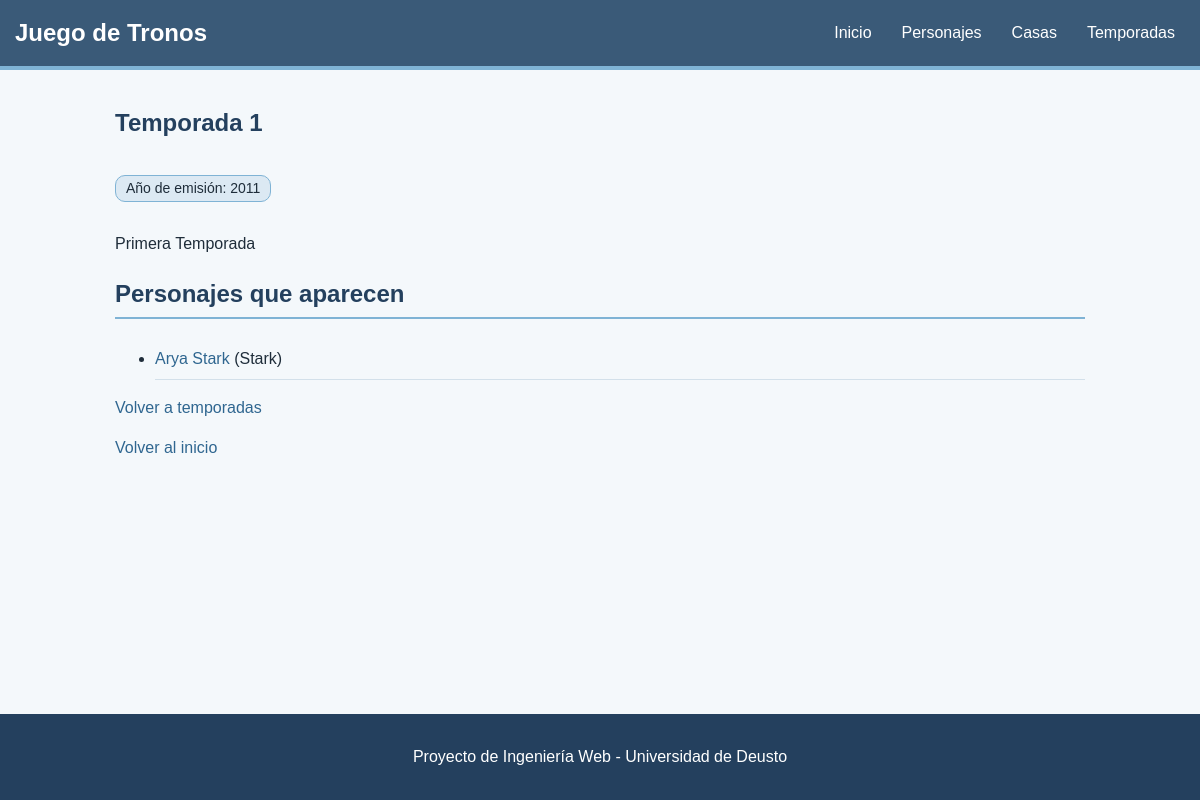
Page /temporadas/1/ on the earlier database version.
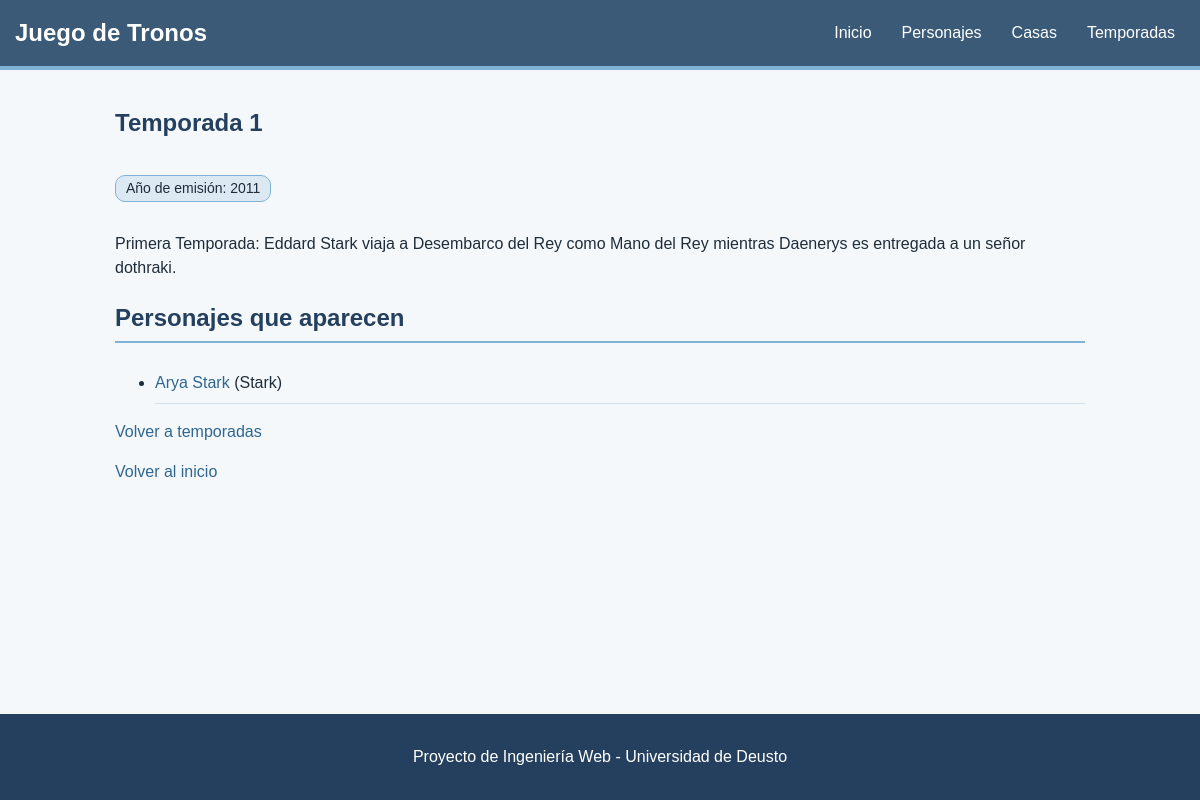
Same page on the later database version.
### poniente/models.py (models this page shows, shortened)
class Temporada(models.Model):
    numero = models.IntegerField()
    anio = models.IntegerField()
    resumen = models.TextField()
    class Meta:
        ordering = ["numero"]

### poniente/views.py (the view)
# urls.py: path('temporadas/<int:pk>/', views.detalle_temporada, name='temporada_detail'),
def detalle_temporada(request, pk):
    temporada = get_object_or_404(Temporada, pk=pk)
    personajes = temporada.personajes.all()
    return render(request, 'temporada_detail.html', {
        'temporada': temporada,
        'personajes': personajes,
    })

### poniente/templates/temporada_detail.html (shortened to what this page needs)
{% extends "seccion.html" %}
{% block content %}
<article>
    <h1>Temporada {{ temporada.numero }}</h1>
    <p class="etiqueta">Año de emisión: {{ temporada.anio }}</p>
    <p>{{ temporada.resumen }}</p>
    <h2>Personajes que aparecen</h2>
    {% if personajes %}
        <ul>
        {% for personaje in personajes %}
            <li><a href="{% url 'personaje_detail' personaje.pk %}">{{ personaje.nombre }}</a> ({{ personaje.casa.nombre }})</li>
        {% endfor %}
        </ul>
    {% else %}
        <p>No hay personajes en esta temporada.</p>
    {% endif %}
    <p><a href="{% url 'temporada_list' %}">Volver a temporadas</a></p>
</article>
{% endblock %}

Differences in the rows shown:
changed Temporada: resumen "Primera Temporada" → "Primera Temporada: Eddard Stark viaja a Desembarco del Rey como Mano del Rey mientras Daenerys es entregada a un señor dothraki."
